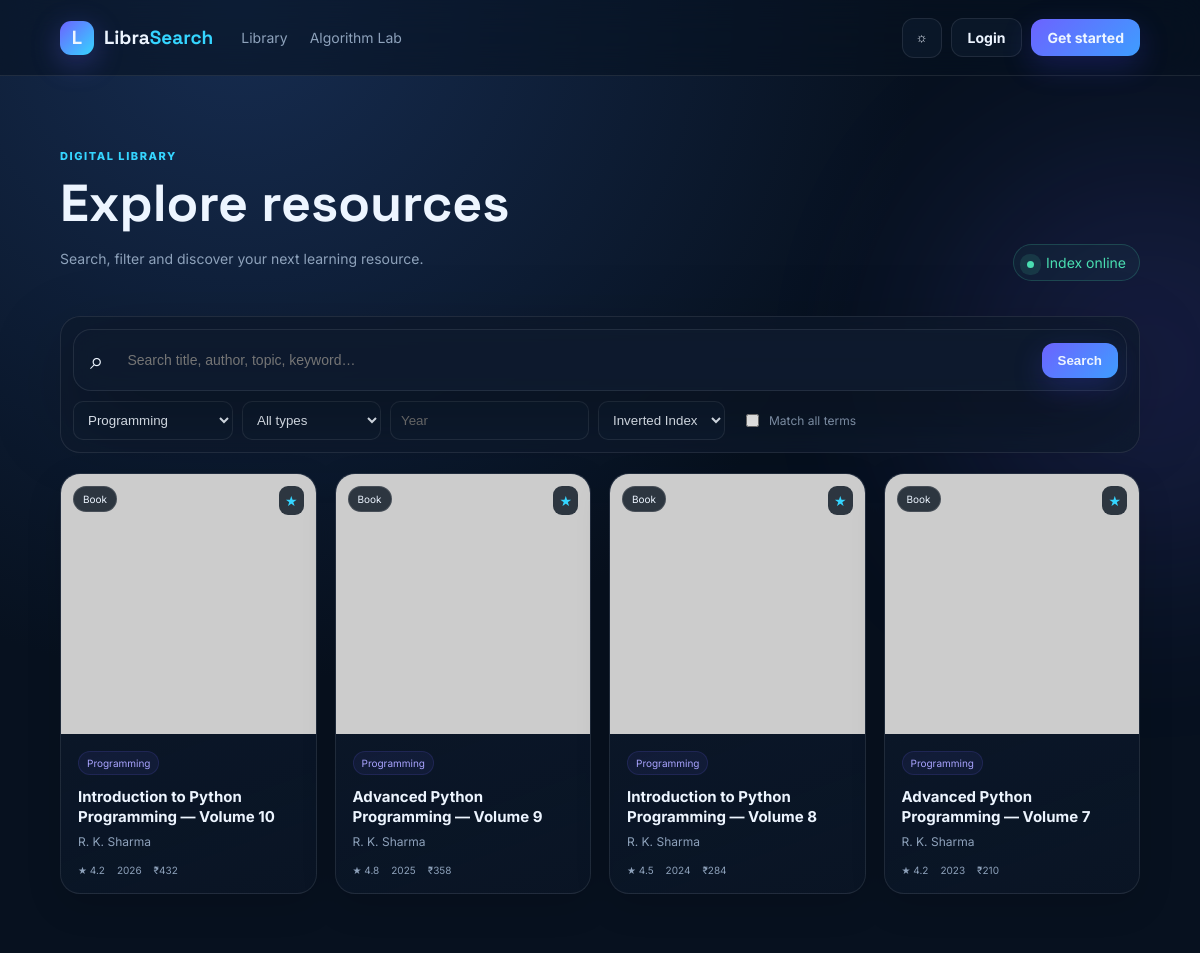
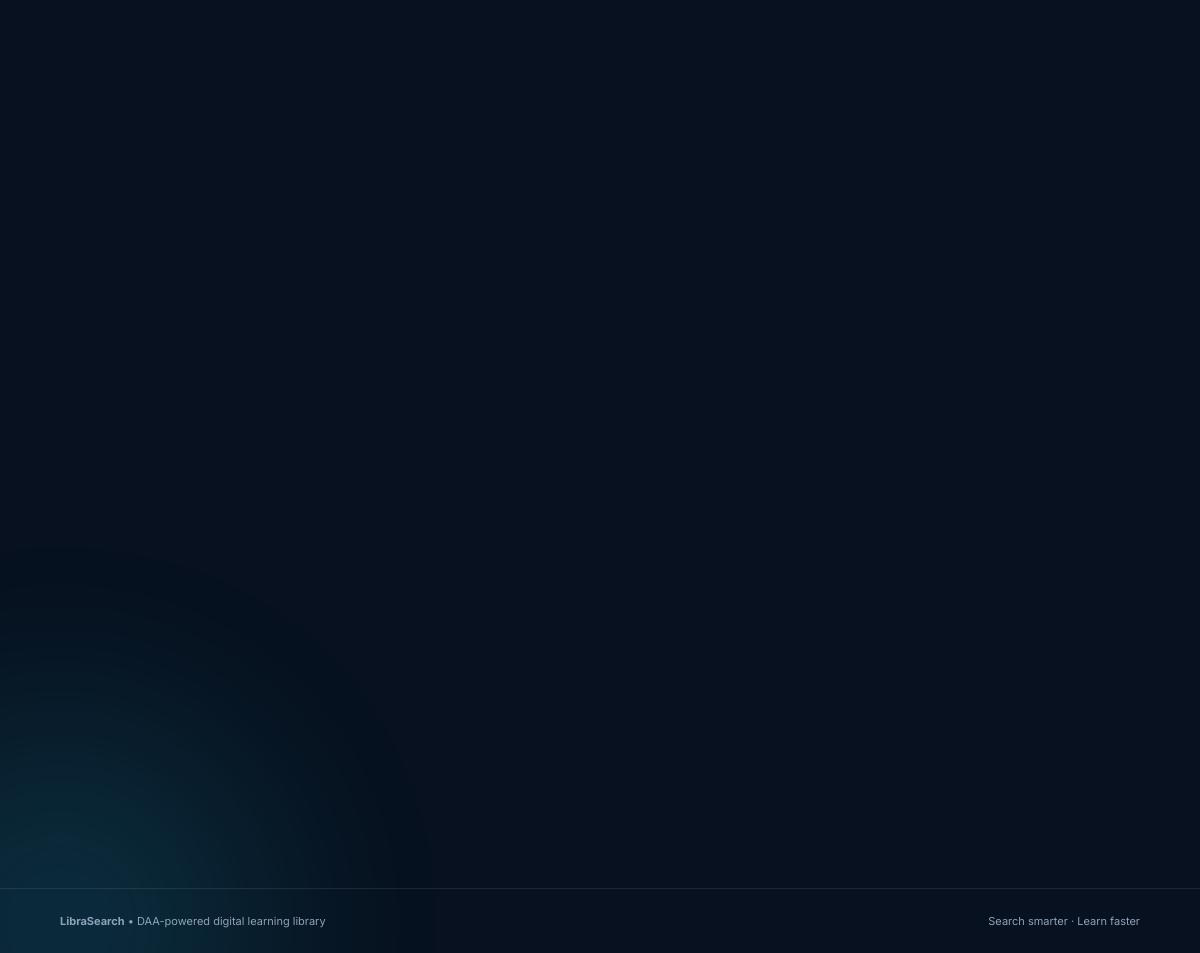
/library?category=Programming, run on the app's committed database (2 pictures, top to bottom).
### tables this page shows
CREATE TABLE resources (
        id INTEGER PRIMARY KEY AUTOINCREMENT,
        title TEXT NOT NULL,
        author TEXT NOT NULL,
        description TEXT NOT NULL,
        keywords TEXT NOT NULL,
        category TEXT NOT NULL,
        publication_year INTEGER NOT NULL,
        resource_type TEXT NOT NULL,
        publisher TEXT NOT NULL,
        isbn TEXT,
        price REAL NOT NULL DEFAULT 0,
        cover TEXT,
        url TEXT,
        rating REAL DEFAULT 4.5,
        views INTEGER DEFAULT 0,
        created_at TEXT DEFAULT CURRENT_TIMESTAMP
    );

### app.py (the view)
@app.route("/library")
def library():
    q = request.args.get("q", "").strip()
    category = request.args.get("category", "").strip()
    rtype = request.args.get("type", "").strip()
    year = request.args.get("year", "").strip()
    algorithm = request.args.get("algorithm", "inverted")
    match_all = request.args.get("match_all") == "1"
    if q:
        results, elapsed, total, terms = run_search(q, algorithm, match_all)
        suggestions = suggest_terms(q, all_resources())
    else:
        conn = db()
        query = "SELECT * FROM resources WHERE 1=1"
        params = []
        if category:
            query += " AND category=?"; params.append(category)
        if rtype:
            query += " AND resource_type=?"; params.append(rtype)
        if year.isdigit():
            query += " AND publication_year=?"; params.append(int(year))
        query += " ORDER BY views DESC LIMIT 50"
        results = [dict(r) for r in conn.execute(query, params)]
        conn.close()
        elapsed, total, terms, suggestions = 0, len(results), 0, []
    if category:
        results = [r for r in results if r["category"] == category]
    if rtype:
        results = [r for r in results if r["resource_type"] == rtype]
    if year.isdigit():
        results = [r for r in results if r["publication_year"] == int(year)]
    if q and session.get("user_id"):
        conn = db()
        conn.execute("""INSERT INTO search_history(user_id,query,algorithm,duration_ms,result_count)
                        VALUES(?,?,?,?,?)""", (session["user_id"], q, algorithm, elapsed, len(results)))
        conn.commit(); conn.close()
    conn = db()
    categories = [r[0] for r in conn.execute("SELECT DISTINCT category FROM resources ORDER BY category")]
    types = [r[0] for r in conn.execute("SELECT DISTINCT resource_type FROM resources ORDER BY resource_type")]
    conn.close()
    return render_template("library.html", results=results, q=q, category=category, rtype=rtype,
                           year=year, algorithm=algorithm, elapsed=elapsed, total=total,
                           terms=terms, suggestions=suggestions, categories=categories, types=types)

### app.py (called while the page is built)
def db():
    conn = sqlite3.connect(DB_PATH)
    conn.row_factory = sqlite3.Row
    return conn

def current_user():
    uid = session.get("user_id")
    if not uid:
        return None
    conn = db()
    row = conn.execute("SELECT * FROM users WHERE id=?", (uid,)).fetchone()
    conn.close()
    return dict(row) if row else None

@app.context_processor
def inject_globals():
    user = current_user()
    cart_count = 0
    wishlist_count = 0
    if user:
        conn = db()
        cart_count = conn.execute("SELECT COUNT(*) FROM cart WHERE user_id=?", (user["id"],)).fetchone()[0]
        wishlist_count = conn.execute("SELECT COUNT(*) FROM wishlist WHERE user_id=?", (user["id"],)).fetchone()[0]
        conn.close()
    return {"current_user": user, "cart_count": cart_count, "wishlist_count": wishlist_count}

### templates/library.html
{% extends 'base.html' %}{% block title %}Library — LibraSearch{% endblock %}{% block content %}<section class="page-head reveal"><div><span class="eyebrow">Digital library</span><h1>Explore resources</h1><p>Search, filter and discover your next learning resource.</p></div><div class="live-pill"><span class="pulse"></span> Index online</div></section><form class="search-panel reveal" method="get"><div class="search-row"><span>⌕</span><input name="q" value="{{ q }}" placeholder="Search title, author, topic, keyword…"><button class="btn btn-primary">Search</button></div><div class="filters"><select name="category"><option value="">All categories</option>{% for x in categories %}<option {{ 'selected' if x==category else '' }}>{{ x }}</option>{% endfor %}</select><select name="type"><option value="">All types</option>{% for x in types %}<option {{ 'selected' if x==rtype else '' }}>{{ x }}</option>{% endfor %}</select><input name="year" value="{{ year }}" placeholder="Year"><select name="algorithm"><option value="inverted" {{ 'selected' if algorithm=='inverted' else '' }}>Inverted Index</option><option value="linear" {{ 'selected' if algorithm=='linear' else '' }}>Linear Search</option><option value="hash" {{ 'selected' if algorithm=='hash' else '' }}>Hash Lookup</option></select><label class="check"><input type="checkbox" name="match_all" value="1" {{ 'checked' if request.args.get('match_all')=='1' else '' }}> Match all terms</label></div></form>{% if q %}<div class="result-summary reveal"><div><strong>{{ results|length }}</strong> results for <b>“{{ q }}”</b></div><span>{{ '%.2f'|format(elapsed) }} ms · {{ terms }} index terms</span></div>{% if suggestions %}<div class="suggestions">Did you mean {% for s in suggestions %}<a href="{{ url_for('library',q=s) }}">{{ s }}</a>{% endfor %}?</div>{% endif %}{% endif %}<section class="resource-grid library-grid">{% for r in results %}<article class="resource-card tilt reveal"><div class="cover"><img src="{{ r.cover }}" alt="{{ r.title }}"><span>{{ r.resource_type }}</span><div class="score">{{ r.score if r.score is defined else '★' }}</div></div><div class="resource-body"><span class="chip">{{ r.category }}</span><h3>{{ r.title }}</h3><p>{{ r.author }}</p><div class="card-meta"><span>★ {{ '%.1f'|format(r.rating) }}</span><span>{{ r.publication_year }}</span><span>₹{{ '%.0f'|format(r.price) }}</span></div><a class="stretched" href="{{ url_for('resource',rid=r.id) }}"></a></div></article>{% else %}<div class="empty reveal"><div>⌁</div><h2>No resources found</h2><p>Try a broader keyword or remove a filter.</p></div>{% endfor %}</section>{% endblock %}

### static/style.css (style rules this page uses)
:root { --bg:#07111f;--surface:rgba(15,27,47,.72);--surface2:#0d1b2f;--text:#edf5ff;--muted:#8ea2bb;--line:rgba(255,255,255,.09);--primary:#6c63ff;--cyan:#35d5ff;--green:#4adeb1;--shadow:0 24px 80px rgba(0,0,0,.35) }
* { box-sizing:border-box }
html { scroll-behavior:smooth }
body { margin:0;background:radial-gradient(circle at 20% 0,#162c50 0,transparent 32%),var(--bg);color:var(--text);font:14px Inter,system-ui,sans-serif;min-height:100vh }
a { color:inherit;text-decoration:none }
.btn { border:1px solid var(--line);padding:10px 16px;border-radius:12px;font-weight:700;display:inline-flex;justify-content:center;align-items:center;gap:8px;cursor:pointer;transition:.25s;background:transparent;color:var(--text) }
.btn-primary { border:0;background:linear-gradient(135deg,var(--primary),#3e9dff);box-shadow:0 10px 30px #5148ff38 }
.eyebrow { color:var(--cyan);text-transform:uppercase;letter-spacing:.14em;font-size:11px;font-weight:800 }
.pulse { display:inline-block;width:7px;height:7px;border-radius:50%;background:var(--green);box-shadow:0 0 0 7px #4adeb120;margin-right:8px;animation:pulse 1.8s infinite }
.hero-search,.search-row { display:flex;align-items:center;gap:10px;background:var(--surface);border:1px solid var(--line);padding:8px;border-radius:18px;box-shadow:var(--shadow);backdrop-filter:blur(18px) }
.hero-search span,.search-row span { font-size:24px;margin-left:8px }
.hero-search input,.search-row input { background:transparent;border:0;outline:0;color:var(--text);flex:1;padding:14px;font-size:14px }
.section h2,.page-head h1 { font:700 34px 'Space Grotesk';margin:7px 0 }
.resource-grid { display:grid;grid-template-columns:repeat(4,1fr);gap:18px }
.resource-card { position:relative;border:1px solid var(--line);background:linear-gradient(160deg,var(--surface),rgba(12,24,42,.55));border-radius:20px;overflow:hidden;transition:transform .15s ease,box-shadow .25s,border-color .25s;box-shadow:0 12px 35px rgba(0,0,0,.13) }
.cover { height:260px;position:relative;overflow:hidden;background:#15243b }
.cover img { width:100%;height:100%;object-fit:cover;transition:.5s }
.cover>span { position:absolute;left:12px;top:12px;background:#06111dcc;border:1px solid #ffffff20;padding:6px 9px;border-radius:99px;font-size:10px }
.score { position:absolute;right:12px;top:12px;background:#06111dcc;border-radius:9px;padding:6px;color:var(--cyan) }
.resource-body { padding:17px;position:relative }
.chip { display:inline-block;color:#a9a4ff;background:#6c63ff14;border:1px solid #6c63ff25;padding:5px 8px;border-radius:99px;font-size:10px }
.resource-body h3 { font-size:15px;line-height:1.35;margin:12px 0 6px }
.resource-body p { color:var(--muted);margin:0;font-size:12px }
.card-meta { display:flex;gap:12px;margin-top:15px;color:var(--muted);font-size:10px }
.stretched { position:absolute;inset:0 }
.page-head { padding:70px 0 35px;display:flex;justify-content:space-between;align-items:end }
.page-head h1 { font-size:52px }
.page-head p { color:var(--muted) }
.live-pill { border:1px solid #4adeb133;color:var(--green);padding:9px 13px;border-radius:99px;background:#4adeb10b }
.search-panel,.glass { background:var(--surface);border:1px solid var(--line);backdrop-filter:blur(20px);border-radius:20px }
.search-panel { padding:12px }
.filters { display:flex;gap:9px;flex-wrap:wrap;padding-top:10px }
.filters select,.filters input { background:var(--surface2);border:1px solid var(--line);color:var(--text);padding:10px;border-radius:10px;outline:0 }
.check { display:flex;align-items:center;gap:7px;color:var(--muted);padding:0 8px;font-size:12px }
.library-grid { margin-top:20px }
.reveal { opacity:0;transform:translateY(22px);transition:opacity .7s ease,transform .7s ease }
.reveal.visible { opacity:1;transform:none }

### data on the page
resources: resource_type "Book", score "★", category "Programming", title "Introduction to Python Programming — Volume 10", author "R. K. Sharma", rating "4.2", publication_year "2026", price "432"
resources: resource_type "Book", score "★", category "Programming", title "Advanced Python Programming — Volume 9", author "R. K. Sharma", rating "4.8", publication_year "2025", price "358"
resources: resource_type "Book", score "★", category "Programming", title "Introduction to Python Programming — Volume 8", author "R. K. Sharma", rating "4.5", publication_year "2024", price "284"
resources: resource_type "Book", score "★", category "Programming", title "Advanced Python Programming — Volume 7", author "R. K. Sharma", rating "4.2", publication_year "2023", price "210"

### other printed values
form field category "Programming"
